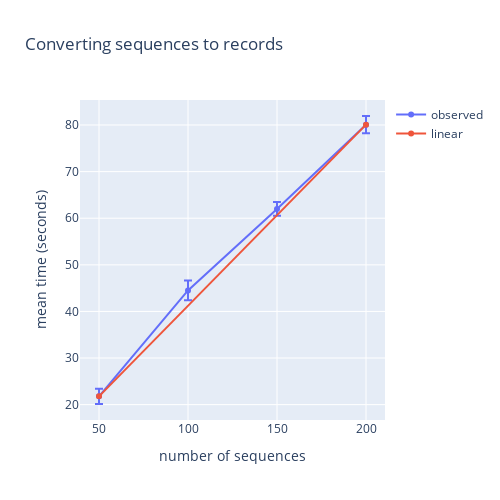

Notebook code cell kept with this figure:
### Code cell
fig = get_fig(summary, 3, "s2r", "Converting sequences to records")
fig.show()

### Figure 1 — Plotly figure (JSON) as saved in the notebook; plotly's stock layout.template omitted (floating-point values rounded to 4 significant figures)
{"data": [{"error_y": {"array": [1.641, 2.121, 1.467, 1.86], "type": "data", "visible": true}, "name": "observed", "type": "scatter", "x": [50, 100, 150, 200], "y": [21.78, 44.51, 62.0, 80.07]}, {"name": "linear", "type": "scatter", "x": [50, 200], "y": [21.78, 80.07]}], "layout": {"height": 500, "title": {"text": "Converting sequences to records"}, "width": 500, "xaxis": {"title": {"text": "number of sequences"}}, "yaxis": {"title": {"text": "mean time (seconds)"}}}}
